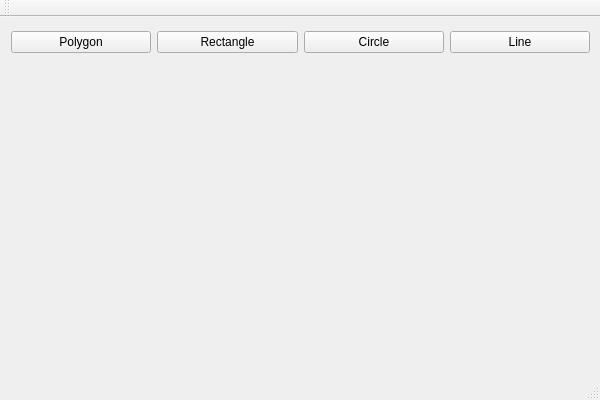
<?xml version="1.0" encoding="UTF-8"?>
<ui version="4.0">
 <class>PaintApplicationClass</class>
 <widget class="QMainWindow" name="PaintApplicationClass">
  <property name="geometry">
   <rect>
    <x>0</x>
    <y>0</y>
    <width>600</width>
    <height>400</height>
   </rect>
  </property>
  <property name="windowTitle">
   <string>PaintApplication</string>
  </property>
  <widget class="QWidget" name="centralWidget">
   <widget class="QWidget" name="gridLayoutWidget">
    <property name="geometry">
     <rect>
      <x>0</x>
      <y>0</y>
      <width>601</width>
      <height>51</height>
     </rect>
    </property>
    <layout class="QGridLayout" name="gridLayout">
     <item row="0" column="0">
      <layout class="QHBoxLayout" name="horizontalLayout_2">
       <item>
        <widget class="QPushButton" name="Polygon_Button">
         <property name="text">
          <string>Polygon</string>
         </property>
        </widget>
       </item>
       <item>
        <widget class="QPushButton" name="Rectangle_Button">
         <property name="text">
          <string>Rectangle</string>
         </property>
         <property name="checkable">
          <bool>false</bool>
         </property>
        </widget>
       </item>
       <item>
        <widget class="QPushButton" name="Circle_Button">
         <property name="text">
          <string>Circle</string>
         </property>
         <property name="checkable">
          <bool>false</bool>
         </property>
        </widget>
       </item>
       <item>
        <widget class="QPushButton" name="Line_Button">
         <property name="text">
          <string>Line</string>
         </property>
        </widget>
       </item>
      </layout>
     </item>
    </layout>
   </widget>
  </widget>
  <widget class="QMenuBar" name="menuBar">
   <property name="geometry">
    <rect>
     <x>0</x>
     <y>0</y>
     <width>600</width>
     <height>21</height>
    </rect>
   </property>
  </widget>
  <widget class="QToolBar" name="mainToolBar">
   <attribute name="toolBarArea">
    <enum>TopToolBarArea</enum>
   </attribute>
   <attribute name="toolBarBreak">
    <bool>false</bool>
   </attribute>
  </widget>
  <widget class="QStatusBar" name="statusBar"/>
 </widget>
 <layoutdefault spacing="6" margin="11"/>
 <resources>
  <include location="PaintApplication.qrc"/>
 </resources>
 <connections/>
</ui>
